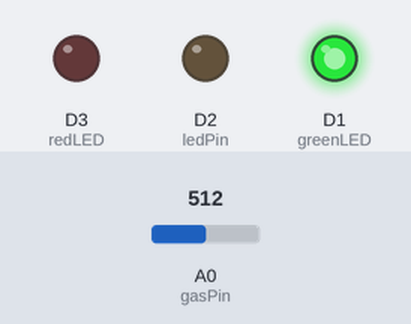
A sketch run on a simulated ESP8266 (NodeMCU). Parts: output pins drawn as LEDs (lit = HIGH). The test bench sets the inputs (shaded band); at power-on: A0 (gasPin) = 512. WiFi joins after 1.5 s; servers stay silent unless stated; uploads are accepted with an empty reply; what the sketch prints to the serial monitor is not drawn.

Above: at 0.2 s.
At 21.9 s:
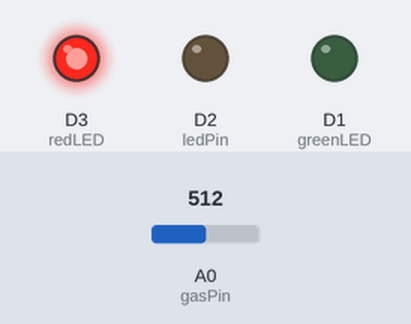
Timing chart, 0 to 23.4 s (numbered marks = the images above):
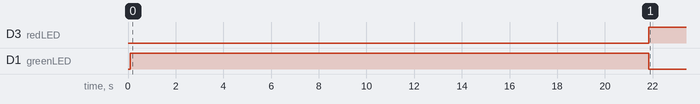

The sketch:

Led_node.ino
```cpp
#include <ESP8266WiFi.h>
#include <ESP8266HTTPClient.h>

// WiFi credentials
const char* ssid = "NORDCE2";
const char* password = "asdfghjk";

// OM2M server info
const char* server = "http://192.168.158.66:8080";
const char* ledResource = "/~/in-cse/in-name/led/la";
const char* gasResource = "/~/in-cse/in-name/gas_sensor/data";

// LED from OM2M logic
const int ledPin = D2;
WiFiClient client;
String lastCommand = "";

// Gas sensor logic
const int gasPin = A0;
const int greenLED = D1;
const int redLED = D3;
int sensorThreshold = 400;
bool gasCooldown = false;
unsigned long gasCooldownStart = 0;
const unsigned long gasCooldownDuration = 30000; // 30 seconds

void setup() {
  Serial.begin(9600);
  delay(100);

  pinMode(ledPin, OUTPUT);
  digitalWrite(ledPin, LOW);

  pinMode(gasPin, INPUT);
  pinMode(greenLED, OUTPUT);
  pinMode(redLED, OUTPUT);
  digitalWrite(greenLED, HIGH);
  digitalWrite(redLED, LOW);

  Serial.println("Warming up gas sensor...");
  delay(20000);
  Serial.println("Sensor ready.");

  WiFi.begin(ssid, password);
  Serial.print("Connecting to WiFi");
  while (WiFi.status() != WL_CONNECTED) {
    delay(500);
    Serial.print(".");
  }
  Serial.println("\nConnected to WiFi.");
}

String extractCommand(String payload) {
  int conIndex = payload.indexOf("con");
  if (conIndex == -1) return "";
  String rest = payload.substring(conIndex + 3);
  if (rest.indexOf("ON") >= 0) return "ON";
  if (rest.indexOf("OFF") >= 0) return "OFF";
  return "";
}

void postGasData(int gasValue) {
  if (WiFi.status() == WL_CONNECTED) {
    HTTPClient http;
    String url = String(server) + gasResource;
    http.begin(client, url);
    http.addHeader("X-M2M-Origin", "admin:admin");
    http.addHeader("Content-Type", "application/json;ty=4");

    String payload = "{\"m2m:cin\": {\"con\": \"" + String(gasValue) + "\"}}";
    int httpCode = http.POST(payload);

    if (httpCode > 0) {
      Serial.println("🔥 Smoke detected! Gas data POSTed: " + String(gasValue));
    } else {
      Serial.println("❌ Failed to POST gas data. HTTP code: " + String(httpCode));
    }

    http.end();
  } else {
    Serial.println("❌ WiFi not connected, can't post gas data.");
  }
}

void handleGasSensor() {
  // Check if sensor is in cooldown
  if (gasCooldown) {
    if (millis() - gasCooldownStart >= gasCooldownDuration) {
      gasCooldown = false;
      Serial.println("✅ Gas sensor re-enabled.");
    }
    return;
  }

  int gasValue = analogRead(gasPin);
  Serial.print("Gas sensor value: ");
  Serial.println(gasValue);

  if (gasValue > sensorThreshold) {
    Serial.println("⚠️ Gas level above threshold!");
    digitalWrite(greenLED, LOW);
    digitalWrite(redLED, HIGH);

    postGasData(gasValue);
    gasCooldown = true;
    gasCooldownStart = millis();
  } else {
    digitalWrite(greenLED, HIGH);
    digitalWrite(redLED, LOW);
  }
}

void loop() {
  // LED OM2M logic
  if (WiFi.status() == WL_CONNECTED) {
    HTTPClient http;
    String url = String(server) + ledResource;
    http.begin(client, url);
    http.addHeader("X-M2M-Origin", "admin:admin");
    http.addHeader("Accept", "application/json");

    int code = http.GET();
    if (code == 200) {
      String response = http.getString();
      String command = extractCommand(response);
      if (command != lastCommand && command != "") {
        Serial.println("Received command from OM2M: " + command);
        if (command == "ON") digitalWrite(ledPin, HIGH);
        else if (command == "OFF") digitalWrite(ledPin, LOW);
        lastCommand = command;
      }
    } else {
      Serial.println("Failed to fetch LED command, code: " + String(code));
    }

    http.end();
  }

  handleGasSensor();  // runs every loop

  delay(2000);
}
```

Measured:
- by itself, D3 (redLED): LOW → HIGH at 21.8 s
- by itself, D1 (greenLED): HIGH → LOW at 21.8 s
